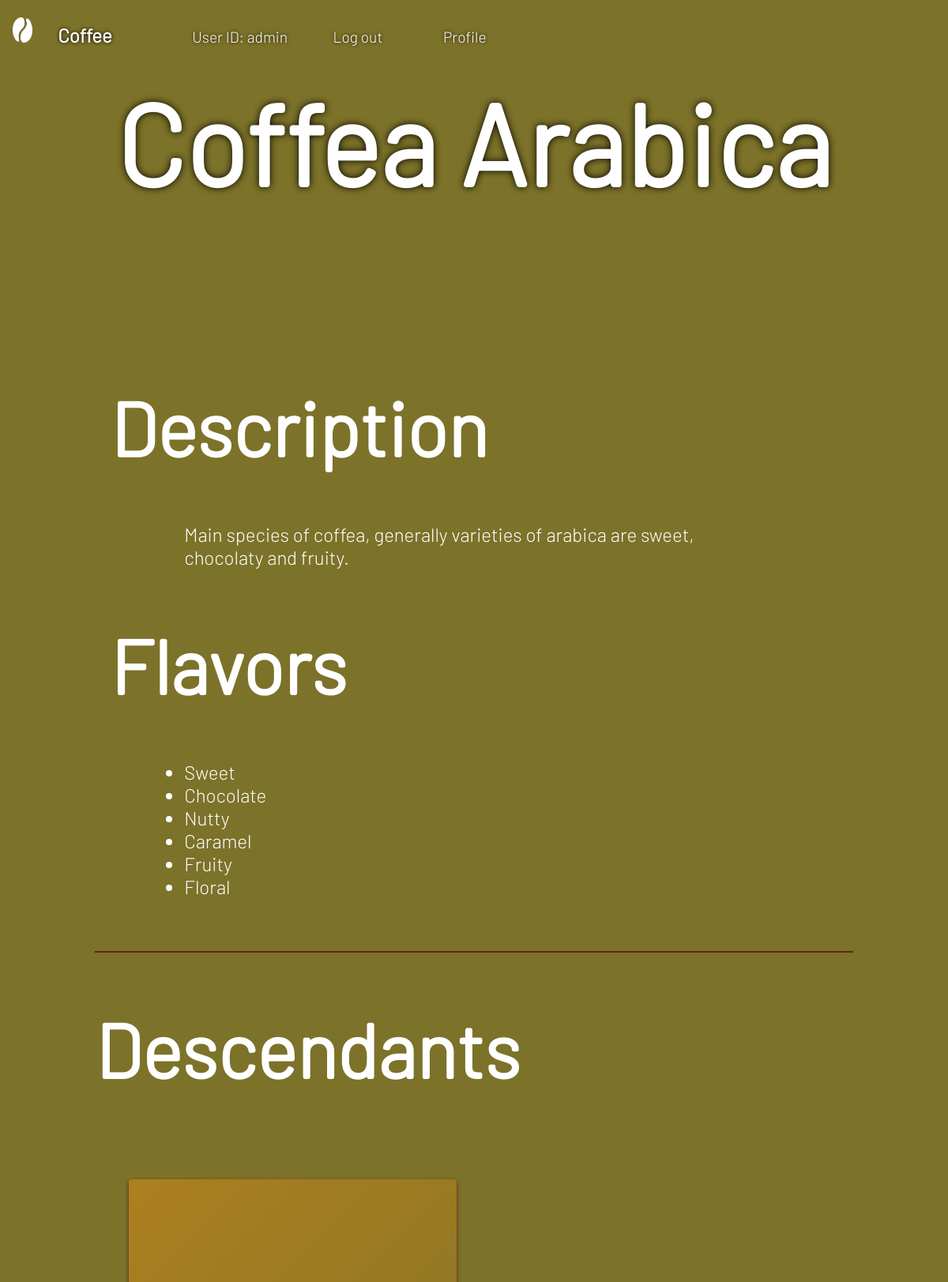
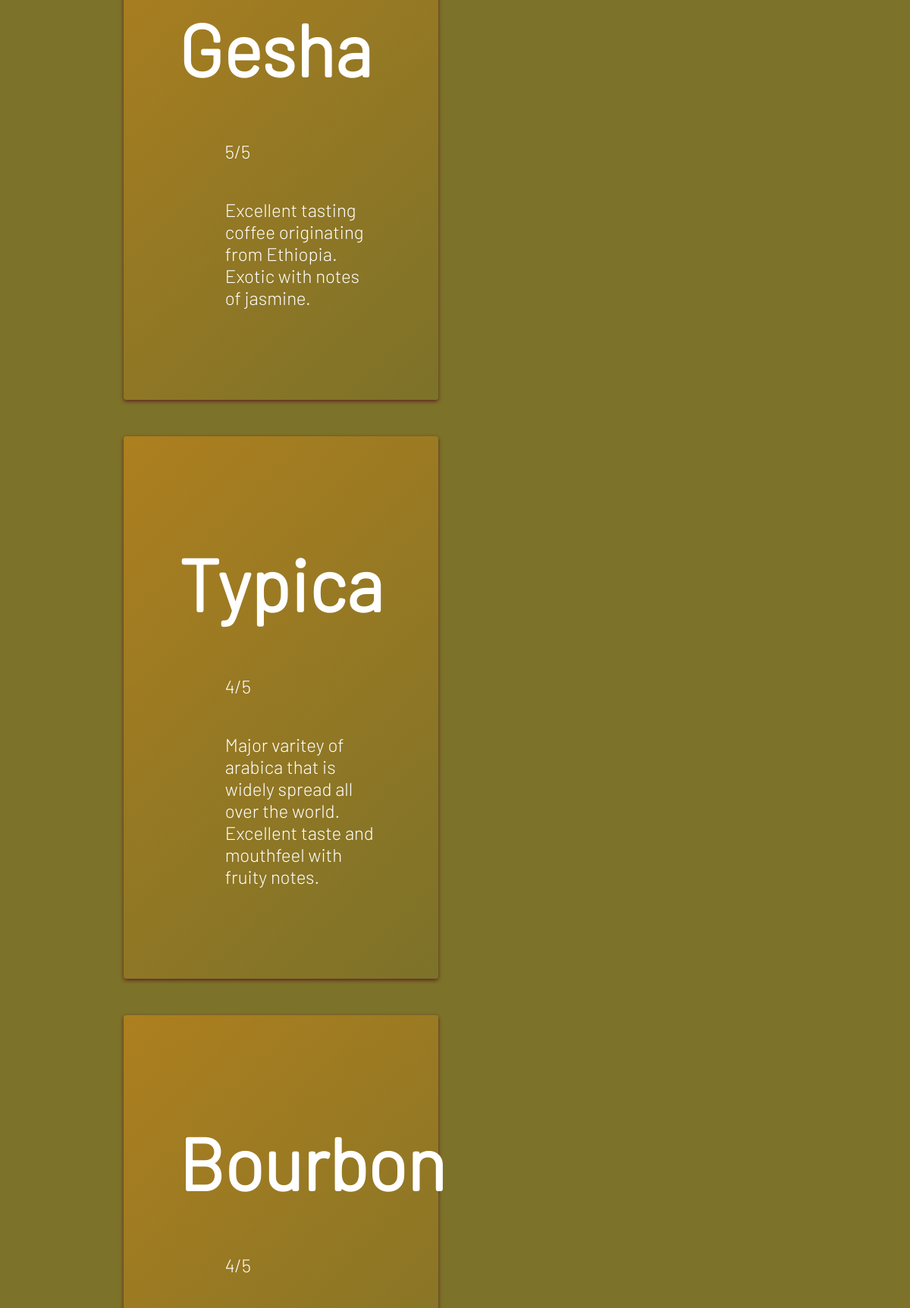
The page /variety/2 (signed in, upper part) on the database its author committed (2 pictures, top to bottom).
### tables this page shows
CREATE TABLE varieties
(
    var_id INTEGER PRIMARY KEY AUTOINCREMENT,
    name TEXT NOT NULL,
    rating DECIMAL,
    num_of_ratings INTEGER,
    description TEXT,
    sweetness DECIMAL,
    body DECIMAL,
    flavor DECIMAL
);

CREATE TABLE flavors
(
    var_id INTEGER,
    flavor TEXT NOT NULL
);

### app.py (the view, shortened to what this page needs)
@app.route("/variety/<int:var_id>", methods=["POST", "GET"])
def variety(var_id):
    form = RateVarietyForm()
    variety_obj = create_variety(get_variety_dict(var_id))
    ancestors = []
    descendants = []
    voted = False
    if request.cookies.get(str(var_id)) == g.user:
        voted=True
    if g.user is not None:
        ancestors_id = variety_obj.get_ancestors_id(var_id)
        ancestors_id.remove(var_id)
        ancestors_id = sorted(ancestors_id)
        ancestors = [create_variety(get_variety_dict(ancestor_id))
                     for ancestor_id in ancestors_id]
        descendants_id = variety_obj.get_descendants_id(var_id)
        descendants_id.remove(var_id)
        descendants_id = sorted(descendants_id)
        descendants = [create_variety(get_variety_dict(
            descendant_id)) for descendant_id in descendants_id]
    response = make_response(render_template('variety.html', variety=variety_obj, form=form, ancestors=ancestors, found_ancestors=len(ancestors), descendants=descendants, found_descendants=len(descendants), voted=voted))
    return response

### actors.py (called while the page is built, shortened)
    def attributes(self):
        return vars(self)

    def get_regions(self):
        db = get_db()
        regions_dicts = db.execute("""SELECT region FROM  regions
        WHERE var_id = ?;""", (self.var_id,)).fetchall()
        close_db()
        regions = [region['region'] for region in regions_dicts]
        self.regions = regions
        return regions

    def get_flavors(self):
        db = get_db()
        flavors_dicts = db.execute("""SELECT flavor FROM flavors
        WHERE var_id = ?;""", (self.var_id,)).fetchall()
        close_db()
        flavors = [flavor['flavor'] for flavor in flavors_dicts]
        self.flavors = flavors
        return flavors

    def get_children(self, var_id=None):
        children = []
        db = get_db()
        if var_id:
            children_sql = db.execute(
                """SELECT var_id_descendant AS child_id FROM genetic_relations WHERE var_id_ancestor = ?;""", (var_id,)).fetchall()
        else:
            children_sql = db.execute(
                """SELECT var_id_descendant AS child_id FROM genetic_relations WHERE var_id_ancestor = ?;""", (self.var_id,)).fetchall()
        close_db()
        for child_sql in children_sql:
            children.append(child_sql['child_id'])
        if var_id is None:
            self.children = children
        return children

    def get_ancestors_id(self, var_id):
        if var_id == 2 or var_id == 3:
            return [var_id]

    def get_descendants_id(self, var_id):
        children = self.get_children(var_id)
        if children == []:
            return [var_id]
        else:
            descendants_list = []
            for child_id in children:
                returned_descendants_list = self.get_descendants_id(child_id)
                for descendant_id in returned_descendants_list:
                    if descendant_id not in descendants_list:
                        descendants_list.append(descendant_id)
                if var_id not in descendants_list:
                    descendants_list.append(var_id)
            return descendants_list

### app.py (called while the page is built)
@app.before_request
def logged_in_user():
    g.user = session.get("user_id", None)
    g.type = session.get("user_type", None)

### database.py (called while the page is built)
def get_db():
    if "db" not in g:
        g.db = sqlite3.connect(DATABASE,
        detect_types=sqlite3.PARSE_DECLTYPES)
        g.db.row_factory = sqlite3.Row
    return g.db

### templates/variety.html (shortened to what this page needs)
{% extends 'base_compact.html' %}
{% block main_heading %}
<h1 class="title">{{ variety.attributes()['name'] }}</h1>
{% endblock %}
{% block main_content %}
<main>
    <section>
        <h2>Description</h2>
        <p>{{ variety.description }}</p>
        <h2>Flavors</h2>
        <ul>
            {% for flavor in variety.get_flavors() %}
            <li>{{ flavor }}</li>
            {% endfor %}
        </ul>
    </section>
    {% if g.user %}
    {% if found_descendants > 0 %}
    <h2>Descendants</h2>
    <section class="catalog">
        {% for variety in descendants %}
        <a href="{{url_for('variety', var_id=variety.var_id)}}">
            <section>
                <h2>{{ variety.name }}</h2>
                {% if variety.rating %}
                <p>{{ variety.rating }}/5</p>
                {% endif %}
                <p>{{ variety.description }}</p>
            </section>
        </a>
        {% endfor %}
    </section>
    {%endif%}
    {% else %}
    <p>Please login to view ancestors and descendants of this variety.</p>
    {% endif %}
</main>
{% endblock %}

### static/styles.css (style rules this page uses)
*, *:before, *:after { box-sizing: border-box; }
html { --base-color: #7C7229; --background-color: #353620; --main-color: #5d2421; --secondary-color: #ad7f1f; --font-color: white; --shadow-color: black; --alpha-color: #0e050475; }
html { background-color: var(--base-color); font-family: Barlow, sans-serif; color: var(--font-color); overflow-x: hidden; hyphens: manual; }
body { margin: 0; }
.title, .message_title { font-size: 4em; margin-top: 10%; margin-bottom: 5%; grid-row: 2; justify-self: center; }
.compact .title, .compact .message_title { font-size: 4em; grid-row: 2; margin: 0; justify-self: center; justify-content: center; }
@media screen and (min-width: 380px) { .title, .compact .title, .compact .message_title { font-size: 6em; } }
@media screen and (min-width: 550px) { .title, .compact .title { font-size: 9rem; } }
main { font-size: 1.2rem; background-color: var(--base-color); margin: 0; color: var(--font-color); padding: 0 10%; }
main h2 { font-size: 4rem; margin-top: 4rem; margin-bottom: 4rem; }
main p, main ul { width: 80%; padding-left: 5%; margin: 2em; }
main a { color: var(--main-color); text-decoration: none; background-color: var(--secondary-color); border-radius: 4px; padding: 1em; box-shadow: 0 2px 5px var(--main-color); margin: 1em; }
main>section { border-bottom: var(--main-color) solid 2px; padding: 8% 0; }
main section { padding: 2% 2%; }
section:nth-last-child(1) { border-bottom: none; }
@media screen and (min-width: 550px) { main { font-size: 1.5rem; } }
@media screen and (min-width: 550px) { main h2 { font-size: 6rem; } }
.catalog { display: flex; flex-wrap: wrap; }
.catalog > a> section { border-radius: 4px; padding: 2em; display: block; }
.catalog> a { display: block; text-decoration: none; color: var(--font-color); width: 45%; margin: 1em; background: linear-gradient(135deg, var(--secondary-color) 0%, var(--base-color) 100%); box-shadow: 0 2px 5px var(--main-color); }

### rows shown on the page
varieties: name "Coffea Arabica", description "Main species of coffea, generally varieties of arabica are sweet, chocolaty and fruity."
flavors: flavor "Sweet"
flavors: flavor "Chocolate"
flavors: flavor "Nutty"
flavors: flavor "Caramel"
flavors: flavor "Fruity"
flavors: flavor "Floral"
varieties: name "Gesha", rating "5", description "Excellent tasting coffee originating from Ethiopia. Exotic with notes of jasmine."
varieties: name "Typica", rating "4", description "Major varitey of arabica that is widely spread all over the world. Excellent taste and mouthfeel with fruity notes."
varieties: name "Bourbon", rating "4"

### other values the page prints
{{ g.user }} "admin"
